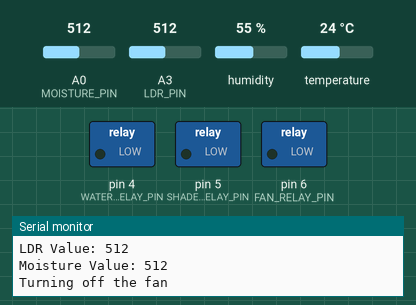
A sketch run on a simulated Arduino Uno, built with avr-gcc and run on an emulated ATmega328P. Parts: switched loads named in the sketch (green lamp = pin HIGH), the last lines printed to the serial monitor. The test bench sets the inputs (shaded band); at power-on: temperature 24 °C, A0 (MOISTURE_PIN) = 512, A3 (LDR_PIN) = 512, humidity 55 %.

Above: at 6.9 s.
7.0 s: temperature set to 32 °C
12.5 s: temperature set to 35 °C
At 15.0 s:
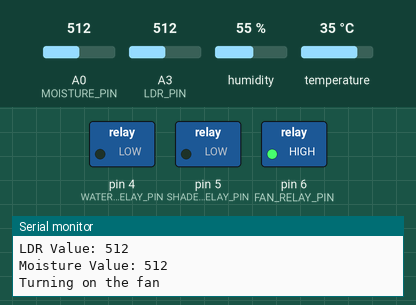
18.0 s: A0 (MOISTURE_PIN) set to 782
23.5 s: A0 (MOISTURE_PIN) set to 808
At 27.0 s:
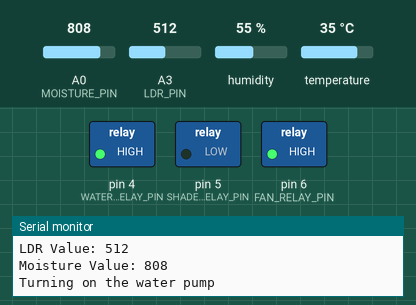
33.2 s: A3 (LDR_PIN) set to 789
42.0 s: A3 (LDR_PIN) set to 811
At 51.3 s:
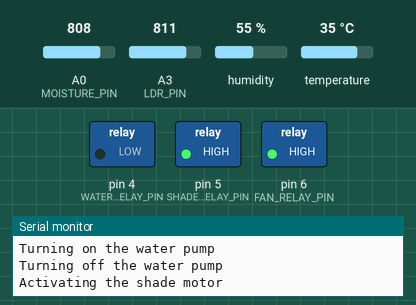
Timing chart, 0 to 52.4 s (numbered marks = the images above; inputs shaded):
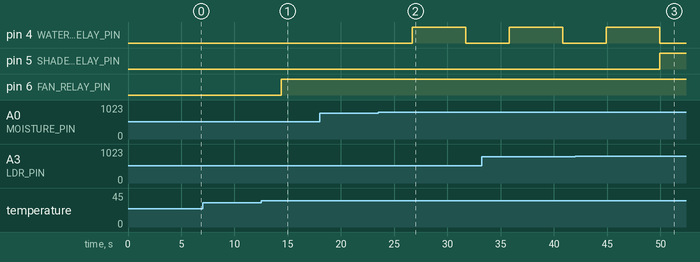

Measured:
- the behaviour switches between 33 and 34 °C on temperature (found by bisection; images 0 and 1)
- the behaviour switches between 800 and 801 on A0 (MOISTURE_PIN) (found by bisection; images 1 and 2)
- the behaviour switches between 800 and 801 on A3 (LDR_PIN) (found by bisection; images 2 and 3)
- after the input at 12.5 s, pin 6 (FAN_RELAY_PIN): LOW → HIGH after 1.9 s
- after the input at 23.5 s, pin 4 (WATER_RELAY_PIN): LOW → HIGH after 3.2 s, → LOW 5.0 s later
- after the input at 42.0 s, pin 5 (SHADE_RELAY_PIN): LOW → HIGH after 7.9 s

The sketch:

Green_Code.ino
```cpp
#include <DHT.h>

#define DHT_PIN 2        // Digital pin to which DHT11 sensor is connected
#define LDR_PIN 3        // Pin to which LDR sensor is connected
#define MOISTURE_PIN A0  // Pin to which moisture sensor is connected
#define DHT_TYPE DHT11   // DHT sensor type, change it to DHT22 if you are using DHT22
#define WATER_RELAY_PIN 4 // Relay control pin for water pump
#define SHADE_RELAY_PIN 5 // Relay control pin for shade motor
#define FAN_RELAY_PIN 6   // Relay control pin for fan
#define MOISTURE_THRESHOLD 800 // Moisture threshold for turning on the water pump
#define LDR_THRESHOLD 800      // LDR threshold for activating the shade motor
#define TEMPERATURE_THRESHOLD 33 // Temperature threshold for turning on the fan

DHT dht(DHT_PIN, DHT_TYPE);

void setup() {
  Serial.begin(9600);
  Serial.println("Sensor Readings Test");
  dht.begin();
  pinMode(WATER_RELAY_PIN, OUTPUT);
  pinMode(SHADE_RELAY_PIN, OUTPUT);
  pinMode(FAN_RELAY_PIN, OUTPUT);
}

void loop() {
  delay(2000);  // Wait for 2 seconds between readings

  // Read temperature and humidity from the DHT sensor
  float temperature = dht.readTemperature();
  float humidity = dht.readHumidity();

  // Read analog values from LDR and moisture sensors
  int ldrValue = analogRead(LDR_PIN);
  int moistureValue = analogRead(MOISTURE_PIN);

  // Print temperature matrix
  Serial.println("Temperature Matrix:");
  printTemperatureMatrix(temperature);

  // Print the average temperature
  float averageTemperature = calculateAverageTemperature(temperature);
  Serial.print("Average Temperature: ");
  Serial.println(averageTemperature);

  // Print LDR value
  Serial.print("LDR Value: ");
  Serial.println(ldrValue);

  // Print moisture value
  Serial.print("Moisture Value: ");
  Serial.println(moistureValue);

  // Check if moisture level is above the threshold (indicating very dry soil)
  if (moistureValue > MOISTURE_THRESHOLD) {
    // Turn on the water pump for 5 seconds
    Serial.println("Turning on the water pump");
    digitalWrite(WATER_RELAY_PIN, HIGH);
    delay(5000); // Run the pump for 5 seconds

    // Turn off the water pump
    Serial.println("Turning off the water pump");
    digitalWrite(WATER_RELAY_PIN, LOW);
  }

  // Check if LDR value is above the threshold for activating the shade motor
  if (ldrValue > LDR_THRESHOLD) {
    // Turn on the shade motor relay for 5 seconds
    Serial.println("Activating the shade motor");
    digitalWrite(SHADE_RELAY_PIN, HIGH);
    delay(5000); // Run the motor for 5 seconds

    // Turn off the shade motor relay
    Serial.println("Deactivating the shade motor");
    digitalWrite(SHADE_RELAY_PIN, LOW);
  }

  // Check if temperature is above the threshold for turning on the fan
  if (temperature > TEMPERATURE_THRESHOLD) {
    // Turn on the fan relay
    Serial.println("Turning on the fan");
    digitalWrite(FAN_RELAY_PIN, HIGH);
  } else {
    // Turn off the fan relay
    Serial.println("Turning off the fan");
    digitalWrite(FAN_RELAY_PIN, LOW);
  }

  // Additional code can be added here for further functionality

  // Delay before the next reading
  delay(2000); // Adjust as needed
}

void printTemperatureMatrix(float temperature) {
  // Display the temperature in a 3x3 matrix
  for (int i = 0; i < 3; ++i) {
    for (int j = 0; j < 3; ++j) {
      Serial.print(int(temperature));
      Serial.print(" ");
    }
    Serial.println();
  }
}

float calculateAverageTemperature(float temperature) {
  // For simplicity, the average temperature is considered as the integer part of the temperature
  return int(temperature);
}
```
